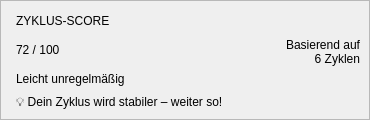
  <widget class="QFrame" name="frameStatistik">
   <property name="geometry"><rect><x>10</x><y>128</y><width>370</width><height>120</height></rect></property>
   <property name="frameShape"><enum>QFrame::StyledPanel</enum></property>

   <widget class="QLabel" name="lblStatTitle">
    <property name="geometry"><rect><x>16</x><y>12</y><width>200</width><height>18</height></rect></property>
    <property name="text"><string>ZYKLUS-SCORE</string></property>
   </widget>
   <widget class="QLabel" name="lblStatScore">
    <property name="geometry"><rect><x>16</x><y>32</y><width>120</width><height>36</height></rect></property>
    <property name="text"><string>72 / 100</string></property>
   </widget>
   <widget class="QLabel" name="lblStatScoreSub">
    <property name="geometry"><rect><x>16</x><y>70</y><width>180</width><height>18</height></rect></property>
    <property name="text"><string>Leicht unregelmäßig</string></property>
   </widget>
   <widget class="QLabel" name="lblStatTrend">
    <property name="geometry"><rect><x>16</x><y>90</y><width>280</width><height>24</height></rect></property>
    <property name="text"><string>💡 Dein Zyklus wird stabiler – weiter so!</string></property>
   </widget>
   <widget class="QLabel" name="lblStatSubInfo">
    <property name="geometry"><rect><x>260</x><y>32</y><width>100</width><height>40</height></rect></property>
    <property name="text"><string>Basierend auf
6 Zyklen</string></property>
    <property name="alignment"><set>Qt::AlignRight|Qt::AlignVCenter</set></property>
   </widget>
  </widget>
